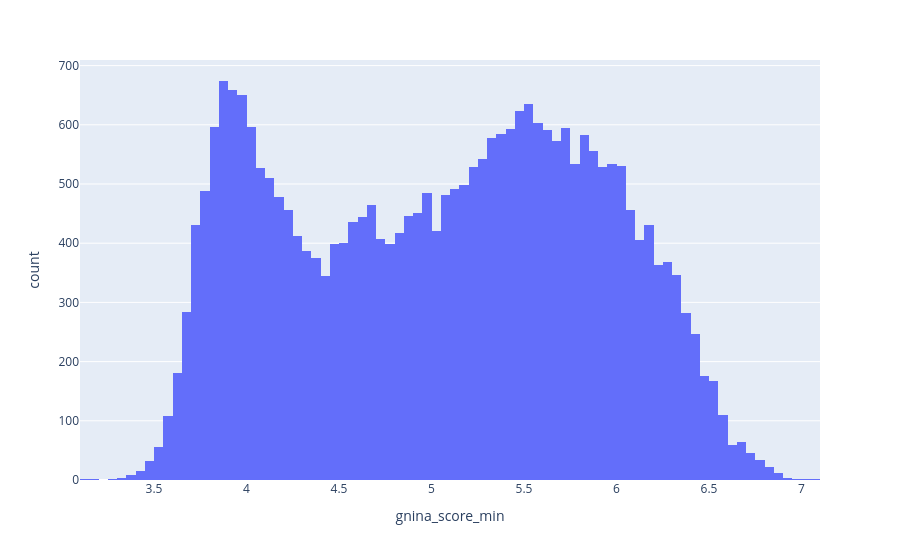

The code cell stored with this chart in its notebook:
### Code cell
px.histogram(df, x="gnina_score_min")

### Figure 1 — Plotly figure (JSON) as saved in the notebook; plotly's stock layout.template omitted (floating-point values rounded to 4 significant figures; data arrays with more than 128 entries replaced by an {"elided": "..."} marker saying what was removed)
{"data": [{"bingroup": "x", "hovertemplate": "gnina_score_min=%{x}<br>count=%{y}<extra></extra>", "legendgroup": "", "marker": {"color": "#636efa", "pattern": {"shape": ""}}, "name": "", "orientation": "v", "showlegend": false, "type": "histogram", "x": {"elided": "28214 float values"}, "xaxis": "x", "yaxis": "y"}], "layout": {"barmode": "relative", "legend": {"tracegroupgap": 0}, "margin": {"t": 60}, "xaxis": {"anchor": "y", "domain": [0, 1], "title": {"text": "gnina_score_min"}}, "yaxis": {"anchor": "x", "domain": [0, 1], "title": {"text": "count"}}}}
